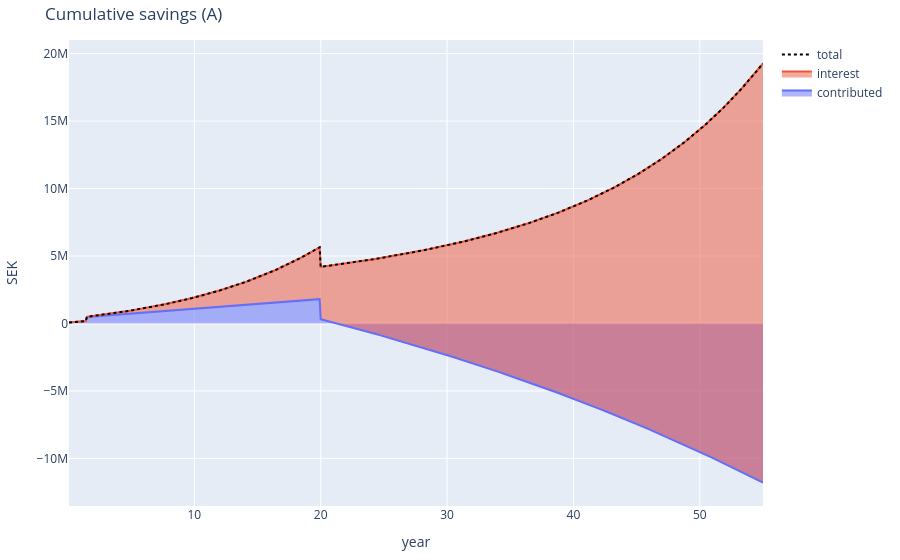

Notebook cell for this chart:
### Code cell
BASE = 4e4+2e4+8e3
ADDITION_GROWTH_RATE = 0.0 # yearly addition increases % per year
YEARLY_RATE = 0.09 # per year

YEAR_PLAN = [
    # saving X / month
    {
        'year': [1, 20], 
        'yearly_addition': 12*6000, 
        'yearly_addition_change': ADDITION_GROWTH_RATE, 
        'yearly_growth_rate': YEARLY_RATE
        }, 
    # no addition, subtraction only
    {
        'year': [21, 55], 
        'yearly_addition': -12*20000, 
        'yearly_addition_change': 0.02, 
        'yearly_growth_rate': YEARLY_RATE
    },
    # lump sum withdrawal
    {
        'year': 1.5, 
        'yearly_addition': 3e5
        },
    # lump sum withdrawal
    {
        'year': 20, 
        'yearly_addition': -1.5e6
        },
    # no addition, no subtraction
    # {
    #     'year': [36, 40], 
    #     'yearly_addition': 0, 
    #     'yearly_addition_change': 0, 
    #     'yearly_growth_rate': YEARLY_RATE
    # },
]

contributed, interest_earned, yearly_addition, total = f_compound(
    base=BASE,
    year_plan=YEAR_PLAN,
    plot=True,
    title='Cumulative savings (A)'
    )

### Figure 1 — Plotly figure (JSON) as saved in the notebook; plotly's stock layout.template omitted (floating-point values rounded to 4 significant figures; data arrays with more than 128 entries replaced by an {"elided": "..."} marker saying what was removed)
{"data": [{"hovertemplate": "%{y:,.2~f}<extra></extra>", "name": "contributed", "stackgroup": "one", "type": "scatter", "x": {"elided": "660 float values"}, "y": {"elided": "660 float values"}}, {"hovertemplate": "%{y:,.2~f}<extra></extra>", "name": "interest", "stackgroup": "one", "type": "scatter", "x": {"elided": "660 float values"}, "y": {"elided": "660 float values"}}, {"hovertemplate": "%{y:,.2~f}<extra></extra>", "line": {"color": "black", "dash": "dot"}, "name": "total", "type": "scatter", "x": {"elided": "660 float values"}, "y": {"elided": "660 float values"}}], "layout": {"hovermode": "x unified", "margin": {"b": 50, "l": 60, "r": 20, "t": 40}, "title": {"text": "Cumulative savings (A)"}, "xaxis": {"title": {"text": "year"}}, "yaxis": {"title": {"text": "SEK"}}}}
